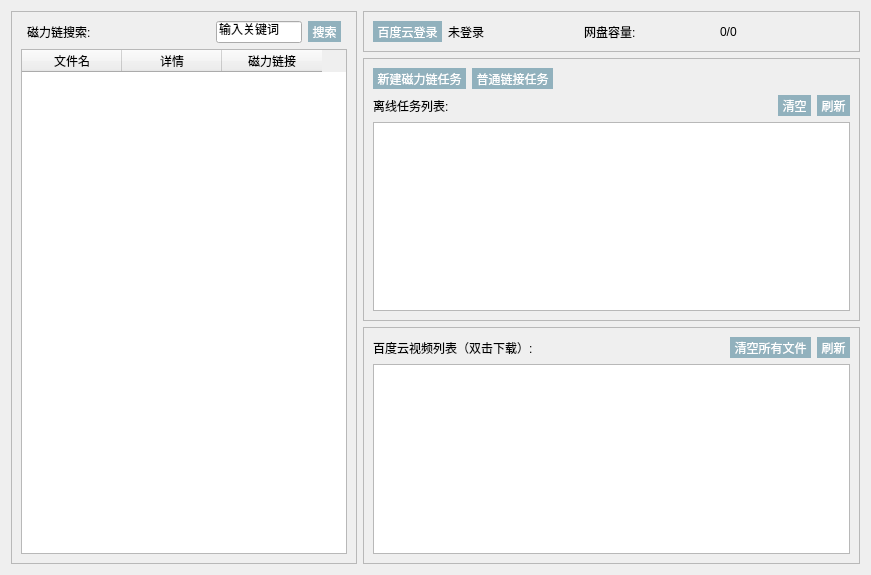
<?xml version="1.0" encoding="UTF-8"?>
<ui version="4.0">
 <class>MagnetWidget</class>
 <widget class="QWidget" name="MagnetWidget">
  <property name="geometry">
   <rect>
    <x>0</x>
    <y>0</y>
    <width>871</width>
    <height>575</height>
   </rect>
  </property>
  <property name="windowTitle">
   <string>Form</string>
  </property>
  <layout class="QGridLayout" name="gridLayout_5">
   <item row="0" column="0" rowspan="3">
    <widget class="QFrame" name="frame_3">
     <property name="frameShape">
      <enum>QFrame::StyledPanel</enum>
     </property>
     <property name="frameShadow">
      <enum>QFrame::Raised</enum>
     </property>
     <layout class="QGridLayout" name="gridLayout">
      <item row="1" column="1" colspan="6">
       <widget class="QTableWidget" name="magnetSearchTbWidget">
        <column>
         <property name="text">
          <string>文件名</string>
         </property>
        </column>
        <column>
         <property name="text">
          <string>详情</string>
         </property>
        </column>
        <column>
         <property name="text">
          <string>磁力链接</string>
         </property>
        </column>
       </widget>
      </item>
      <item row="0" column="4">
       <widget class="QLineEdit" name="searchLineEdit">
        <property name="text">
         <string>输入关键词</string>
        </property>
       </widget>
      </item>
      <item row="0" column="3">
       <spacer name="horizontalSpacer">
        <property name="orientation">
         <enum>Qt::Horizontal</enum>
        </property>
        <property name="sizeHint" stdset="0">
         <size>
          <width>135</width>
          <height>20</height>
         </size>
        </property>
       </spacer>
      </item>
      <item row="0" column="2">
       <widget class="QLabel" name="label_4">
        <property name="text">
         <string>磁力链搜索:</string>
        </property>
       </widget>
      </item>
      <item row="0" column="5">
       <widget class="QToolButton" name="searchBtn">
        <property name="styleSheet">
         <string notr="true">QToolButton{
   background-color: rgba(0, 82, 112, 100);
    color: white;
    border: 1px;
}

QToolButton:hover{
    background-color: rgba(0, 82, 112, 200);
    color: white;
    border: 1px;
}

QToolButton:disabled{
    background-color: transparent;
    color: gray;
}</string>
        </property>
        <property name="text">
         <string>搜索</string>
        </property>
       </widget>
      </item>
     </layout>
    </widget>
   </item>
   <item row="0" column="1">
    <widget class="QFrame" name="frame_4">
     <property name="frameShape">
      <enum>QFrame::StyledPanel</enum>
     </property>
     <property name="frameShadow">
      <enum>QFrame::Raised</enum>
     </property>
     <layout class="QGridLayout" name="gridLayout_4">
      <item row="0" column="1">
       <widget class="QLabel" name="usrNameLbl">
        <property name="text">
         <string>未登录</string>
        </property>
       </widget>
      </item>
      <item row="0" column="2">
       <widget class="QLabel" name="label">
        <property name="text">
         <string>网盘容量:</string>
        </property>
       </widget>
      </item>
      <item row="0" column="3">
       <widget class="QLabel" name="panSizeLbl">
        <property name="text">
         <string>0/0</string>
        </property>
       </widget>
      </item>
      <item row="0" column="0">
       <widget class="QToolButton" name="loginBtn">
        <property name="styleSheet">
         <string notr="true">QToolButton{
   background-color: rgba(0, 82, 112, 100);
    color: white;
    border: 1px;
}

QToolButton:hover{
    background-color: rgba(0, 82, 112, 200);
    color: white;
    border: 1px;
}

QToolButton:disabled{
    background-color: transparent;
    color: gray;
}</string>
        </property>
        <property name="text">
         <string>百度云登录</string>
        </property>
       </widget>
      </item>
     </layout>
    </widget>
   </item>
   <item row="1" column="1">
    <widget class="QFrame" name="frame">
     <property name="frameShape">
      <enum>QFrame::StyledPanel</enum>
     </property>
     <property name="frameShadow">
      <enum>QFrame::Raised</enum>
     </property>
     <layout class="QGridLayout" name="gridLayout_2">
      <item row="0" column="2" colspan="3">
       <spacer name="horizontalSpacer_3">
        <property name="orientation">
         <enum>Qt::Horizontal</enum>
        </property>
        <property name="sizeHint" stdset="0">
         <size>
          <width>159</width>
          <height>20</height>
         </size>
        </property>
       </spacer>
      </item>
      <item row="1" column="0">
       <widget class="QLabel" name="label_3">
        <property name="text">
         <string>离线任务列表:</string>
        </property>
       </widget>
      </item>
      <item row="2" column="0" colspan="5">
       <widget class="QListWidget" name="downloadMagnetlistWidget"/>
      </item>
      <item row="0" column="0">
       <widget class="QToolButton" name="newMagnet">
        <property name="styleSheet">
         <string notr="true">QToolButton{
   background-color: rgba(0, 82, 112, 100);
    color: white;
    border: 1px;
}

QToolButton:hover{
    background-color: rgba(0, 82, 112, 200);
    color: white;
    border: 1px;
}

QToolButton:disabled{
    background-color: transparent;
    color: gray;
}</string>
        </property>
        <property name="text">
         <string>新建磁力链任务</string>
        </property>
       </widget>
      </item>
      <item row="1" column="3">
       <widget class="QToolButton" name="clearTaskBtn">
        <property name="styleSheet">
         <string notr="true">QToolButton{
   background-color: rgba(0, 82, 112, 100);
    color: white;
    border: 1px;
}

QToolButton:hover{
    background-color: rgba(0, 82, 112, 200);
    color: white;
    border: 1px;
}

QToolButton:disabled{
    background-color: transparent;
    color: gray;
}</string>
        </property>
        <property name="text">
         <string>清空</string>
        </property>
       </widget>
      </item>
      <item row="1" column="4">
       <widget class="QToolButton" name="refreshTaskBtn">
        <property name="styleSheet">
         <string notr="true">QToolButton{
   background-color: rgba(0, 82, 112, 100);
    color: white;
    border: 1px;
}

QToolButton:hover{
    background-color: rgba(0, 82, 112, 200);
    color: white;
    border: 1px;
}

QToolButton:disabled{
    background-color: transparent;
    color: gray;
}</string>
        </property>
        <property name="text">
         <string>刷新</string>
        </property>
       </widget>
      </item>
      <item row="0" column="1">
       <widget class="QToolButton" name="newUrlTaskBtn">
        <property name="styleSheet">
         <string notr="true">QToolButton{
   background-color: rgba(0, 82, 112, 100);
    color: white;
    border: 1px;
}

QToolButton:hover{
    background-color: rgba(0, 82, 112, 200);
    color: white;
    border: 1px;
}

QToolButton:disabled{
    background-color: transparent;
    color: gray;
}</string>
        </property>
        <property name="text">
         <string>普通链接任务</string>
        </property>
       </widget>
      </item>
      <item row="1" column="1" colspan="2">
       <spacer name="horizontalSpacer_4">
        <property name="orientation">
         <enum>Qt::Horizontal</enum>
        </property>
        <property name="sizeHint" stdset="0">
         <size>
          <width>227</width>
          <height>20</height>
         </size>
        </property>
       </spacer>
      </item>
     </layout>
    </widget>
   </item>
   <item row="2" column="1">
    <widget class="QFrame" name="frame_2">
     <property name="frameShape">
      <enum>QFrame::StyledPanel</enum>
     </property>
     <property name="frameShadow">
      <enum>QFrame::Raised</enum>
     </property>
     <layout class="QGridLayout" name="gridLayout_3">
      <item row="0" column="0">
       <widget class="QLabel" name="label_2">
        <property name="text">
         <string>百度云视频列表（双击下载）:</string>
        </property>
       </widget>
      </item>
      <item row="1" column="0" colspan="4">
       <widget class="QListWidget" name="panMovieListWidget"/>
      </item>
      <item row="0" column="1">
       <spacer name="horizontalSpacer_2">
        <property name="orientation">
         <enum>Qt::Horizontal</enum>
        </property>
        <property name="sizeHint" stdset="0">
         <size>
          <width>228</width>
          <height>20</height>
         </size>
        </property>
       </spacer>
      </item>
      <item row="0" column="2">
       <widget class="QToolButton" name="deleteFiles">
        <property name="styleSheet">
         <string notr="true">QToolButton{
   background-color: rgba(0, 82, 112, 100);
    color: white;
    border: 1px;
}

QToolButton:hover{
    background-color: rgba(0, 82, 112, 200);
    color: white;
    border: 1px;
}

QToolButton:disabled{
    background-color: transparent;
    color: gray;
}</string>
        </property>
        <property name="text">
         <string>清空所有文件</string>
        </property>
       </widget>
      </item>
      <item row="0" column="3">
       <widget class="QToolButton" name="refreshFilesList">
        <property name="styleSheet">
         <string notr="true">QToolButton{
   background-color: rgba(0, 82, 112, 100);
    color: white;
    border: 1px;
}

QToolButton:hover{
    background-color: rgba(0, 82, 112, 200);
    color: white;
    border: 1px;
}

QToolButton:disabled{
    background-color: transparent;
    color: gray;
}</string>
        </property>
        <property name="text">
         <string>刷新</string>
        </property>
       </widget>
      </item>
     </layout>
    </widget>
   </item>
  </layout>
 </widget>
 <resources/>
 <connections/>
</ui>
